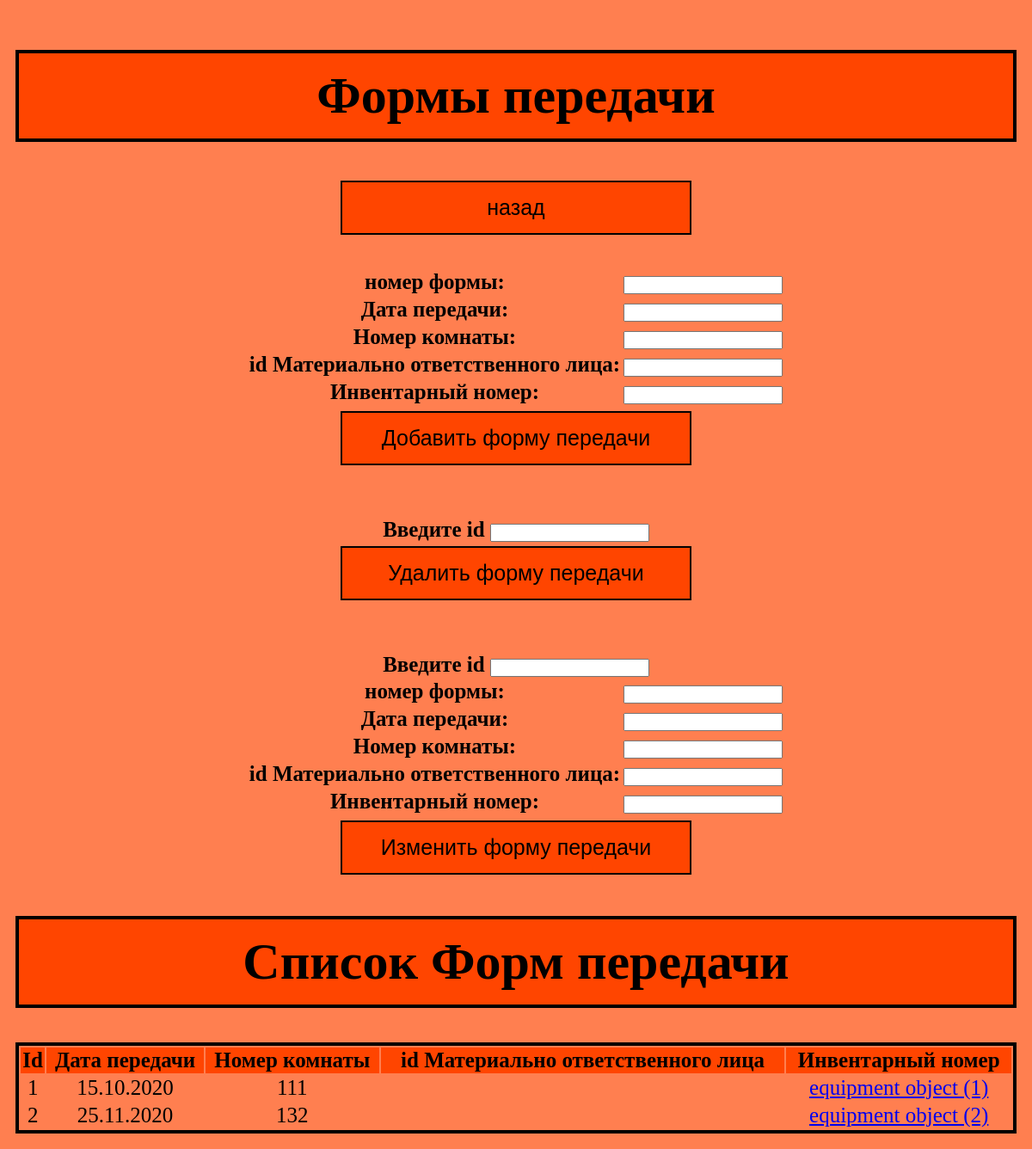
Before: /transfer_form/ with the older database file.
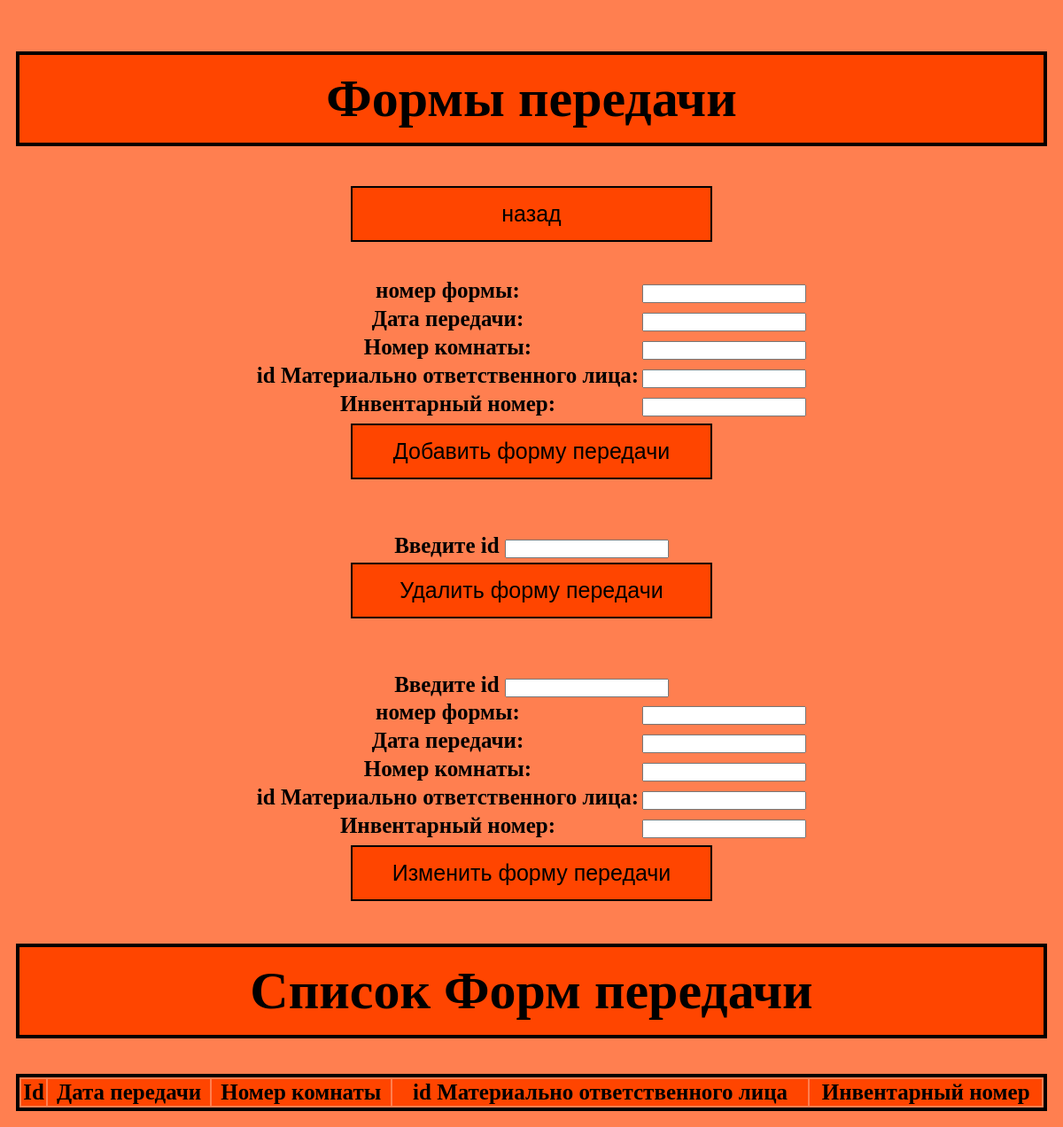
After: the same page with the newer database file.
### accounting/models.py (models this page shows)
class transfer_form(models.Model):
    id = models.IntegerField(primary_key=True)
    date_of_transfer = models.CharField(max_length=45)
    number_of_the_room = models.CharField(max_length=45)
    mater = models.ForeignKey('materially_responsible_person', on_delete=models.CASCADE, null=True)
    inventory_number = models.ForeignKey('equipment', on_delete=models.CASCADE, null=True)
    objects = models.Manager()

class equipment(models.Model):
    id = models.IntegerField(primary_key=True)
    name = models.CharField(max_length=45)
    acquisition_date = models.CharField(max_length=45)
    cost = models.CharField(max_length=45)
    number_of_the_room = models.CharField(max_length=45)
    mater = models.ForeignKey('materially_responsible_person', on_delete=models.CASCADE, null=True)
    objects = models.Manager()

### accounting/views.py (the view)
# urls.py: path('transfer_form/', views.index_transfer_form, name='transfer_form'),
def index_transfer_form(request):
    form_ra = Addtransfer_form()
    data = transfer_form.objects.all()
    return render(request, "accounting/Template_transfer_form.html", {"form":form_ra, "data_show":data})

### accounting/forms.py
class Addtransfer_form(forms.Form):
    id = forms.IntegerField(label="номер формы")
    date_of_transfer = forms.CharField(label="Дата передачи")
    number_of_the_room = forms.CharField(label="Номер комнаты")
    mater = forms.CharField(label="id Материально ответственного лица")
    inventory_number = forms.CharField(label="Инвентарный номер")

### templates/accounting/Template_transfer_form.html (shortened to what this page needs)
<!DOCTYPE html>
<head>
</head>
<body>
<div id="header" >
        <h1 align="center">Формы передачи</h1>
        <h3 align="center"><a href = "{% url 'home' %}"><button class = 'button'>назад</button></a></h3>
</div>
<table  align="center">
    <tr>
        <th align="center" width="50%">
    <form method="POST" action="addr/">
        <table>
            {{ form }}
        </table>
        <input class = "button" type="submit" value="Добавить форму передачи">
    </form>
    <br>
    <br>
    <form method="POST" action="delr/">
        <label>Введите id</label>
        <input class = "myfield" type= "number" name="delname"><br>
        <input class = "button" type= "submit" value="Удалить форму передачи">
    </form>
    <br>
    <br>
    <form method="POST" action="upr/">
        <label>Введите id</label>
        <input class = "myfield" type= "number" name="upname"><br>
        <table>
            {{ form }}
        </table>
        <input class = "button" type= "submit" value="Изменить форму передачи">
    </form>
</table>
    <tr>
        <th align="center" width="50%">
        <h1 align="center"> Список Форм передачи</h1>
	<table  align="center">
    <tr>
    <form method="POST" action="show/">
        <table class='table'>
            <tr class='table' align="center" bgcolor="#FF4500">
                <th>Id</th>
                <th>Дата передачи</th>
				<th>Номер комнаты</th>
                <th>id Материально ответственного лица</th>
                <th>Инвентарный номер</th>
            </tr>
        {% for i in data_show %}
            <tr align="center">
                <td>{{ i.id }}</td>
                <td>{{ i.date_of_transfer }}</td>
                <td>{{ i.number_of_the_room }}</td>
                <td> <a href="{% url 'materially_responsible_person' %}"> {{ i.mater}} </td>
				<td> <a href="{% url 'equipment' %}"> {{ i.inventory_number}} </td>
            </tr>
        {% endfor %}
        </table>
    </form>
</th>
    </tr>
</body>
</html>

Changed rows visible on the page:
removed transfer_form: id "1", date_of_transfer "15.10.2020", number_of_the_room "111", inventory_number "equipment object (1)"
removed transfer_form: id "2", date_of_transfer "25.11.2020", number_of_the_room "132", inventory_number "equipment object (2)"
